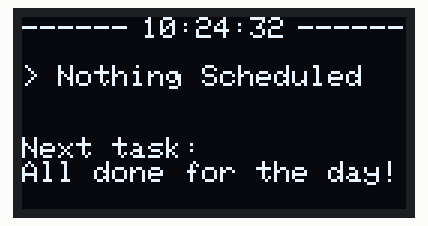
Simulated run of this program. Board: Seeed XIAO ESP32-C3. On the bench: 128×64 one-colour display. WiFi joins after 1.5 s; servers stay silent unless stated; the local clock reads 2024-03-15 10:24:30 at power-on unless the program sets it; what the program prints to the serial monitor is not drawn.

Above: at 2.1 s.
At 5.1 s:
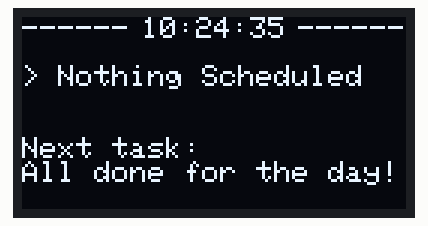
At 10.1 s:
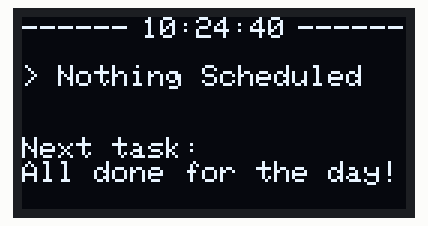
At 20.1 s:
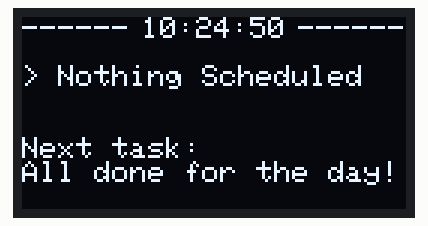
At 31.1 s:
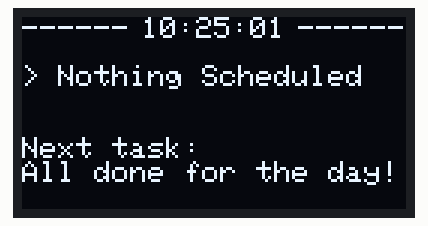
At 38.1 s:
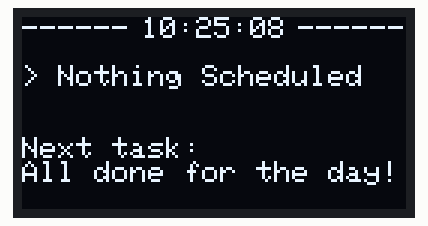

Measured:
- what the display in image 2 shows lasts 1.1 s, from 10.0 s to 11.1 s

The program:

main.cpp
```cpp
#include <Arduino.h>

#include <SPI.h>
#include <Wire.h>
#include <Adafruit_GFX.h>
#include <Adafruit_SSD1306.h>

#define SCREEN_WIDTH 128 // OLED display width, in pixels
#define SCREEN_HEIGHT 64 // OLED display height, in pixels

// Declaration for an SSD1306 display connected to I2C (SDA, SCL pins)
#define OLED_RESET     -1 // Reset pin # (or -1 if sharing Arduino reset pin)
Adafruit_SSD1306 display(SCREEN_WIDTH, SCREEN_HEIGHT, &Wire, OLED_RESET);


#include <WiFi.h>
#include <HTTPClient.h>
HTTPClient http;

// honestly bruh who gives a fuck
const char* ssid = "evan";
const char* password = "12345678";

//Your Domain name with URL path or IP address with path
String serverName = "https://calendertrinket.onrender.com/calendars";

#define TIME_DELAY 10000
unsigned long lastTime = 0;

#include <ArduinoJson.h>
JsonDocument doc;
JsonArray gCalData;
uint8_t gCalSize;

#include <ESP32Time.h>
#include "time.h"
ESP32Time rtc;
const char* ntpServer = "pool.ntp.org";
const long  gmtOffset_sec = -4*3600;
const int   daylightOffset_sec = 0;

void printLocalTime() {
  struct tm timeinfo;
  if(!getLocalTime(&timeinfo)){
    Serial.println("Failed to obtain time");
    return;
  }
  Serial.println(&timeinfo, "%A, %B %d %Y %H:%M:%S");
  rtc.setTimeStruct(timeinfo);
  Serial.println(rtc.getTimeDate());
}

void fetchDataFromServer() {
  if(WiFi.status()== WL_CONNECTED) {

    // Send HTTP GET request
    int httpResponseCode = http.GET();

    if (httpResponseCode > 0) {
      Serial.print("HTTP Response code: ");
      Serial.println(httpResponseCode);
      String payload = http.getString();
      Serial.println(payload);

      deserializeJson(doc, payload);
      gCalData = doc.as<JsonArray>();
      gCalSize = gCalData.size();
    }
    else {
      Serial.print("Error code: ");
      Serial.println(httpResponseCode);
    }
    // Free resources
    http.end();
  }
  else {
    Serial.println("WiFi Disconnected");
  }
}

void fetchFromServer(void *pvParameter) {
  while(1) {
    fetchDataFromServer();
    vTaskDelay(10000 / portTICK_PERIOD_MS);
  }
}

void setup() {
  Serial.begin(115200);

  // SSD1306_SWITCHCAPVCC = generate display voltage from 3.3V internally
  if(!display.begin(SSD1306_SWITCHCAPVCC, 0x3C)) {
    Serial.println(F("SSD1306 allocation failed"));
    for(;;); // Don't proceed, loop forever
  }

  WiFi.begin(ssid, password);
  while(WiFi.status() != WL_CONNECTED) {
    display.clearDisplay();
    display.setRotation(2);

    display.setTextSize(1);             // Normal 1:1 pixel scale
    display.setTextColor(WHITE);        // Draw white text
    display.setCursor(0, 0);            // Start at top-left corner
    display.println("Connecting...");
    display.display();
    delay(500);
    Serial.print(".");
  }
  display.clearDisplay();
  display.setRotation(2);

  display.setTextSize(1);             // Normal 1:1 pixel scale
  display.setTextColor(WHITE);        // Draw white text
  display.setCursor(0, 0);            // Start at top-left corner
  display.println("Connected");
  display.println(WiFi.localIP());
  display.display();

  //get time from server
  configTime(gmtOffset_sec, daylightOffset_sec, ntpServer);
  printLocalTime();

  // Your Domain name with URL path or IP address with path
  http.begin(serverName.c_str());

  fetchDataFromServer();
  xTaskCreate(fetchFromServer, "Fetch From Server", 10000, NULL, 1, NULL);
}


void loop() {
  uint32_t currentTotal = rtc.getSecond() + rtc.getMinute()*60 + rtc.getHour(true)*3600;
  String currentTask = "Nothing Scheduled";
  String taskStart, taskEnd;
  uint8_t nextTaskIndex = 0;
  for(uint8_t x = 0; x < gCalSize; x++) {
    int startHour, startMinute, startSecond;
    int endHour, endMinute, endSecond;

    // String start = gCalData[x]["start_time"];
    // String end = gCalData[x]["end_time"];

    // Parse the string (I should probably parse this when the data is fetched not in the main loop)
    sscanf(gCalData[x]["start"].as<String>().c_str(), "%d:%d:%d", &startHour, &startMinute, &startSecond);
    sscanf(gCalData[x]["end"].as<String>().c_str(), "%d:%d:%d", &endHour, &endMinute, &endSecond);
    uint32_t startTotal = startSecond + startMinute*60 + startHour*3600;
    uint32_t endTotal = endSecond + endMinute*60 + endHour*3600;
    if(currentTotal >= startTotal) {
      nextTaskIndex++;
    }

    if(currentTotal >= startTotal && currentTotal < endTotal) {
      currentTask = gCalData[x]["summary"].as<String>();
      taskStart = gCalData[x]["start"].as<String>().substring(0, 5);
      taskEnd = gCalData[x]["end"].as<String>().substring(0, 5);
      break;
    }
  }

  display.clearDisplay();
  display.setRotation(2);

  display.setTextSize(1);             // Normal 1:1 pixel scale
  display.setTextColor(WHITE);        // Draw white text
  display.setCursor(0, 0);            // Start at top-left corner
  display.print("------");
  display.setCursor(40, 0);
  display.print(rtc.getTime());
  display.setCursor(92, 0);
  display.println("------");
  display.println();
  display.println("> " + currentTask.substring(0, 19));
  if(currentTask.equals("Nothing Scheduled")) {
    display.println();
  } else {
    display.println("  " + taskStart + " to " + taskEnd);
  }
  display.println();
  display.println("Next task:");
  if(gCalData[nextTaskIndex]["summary"].as<String>() == "null") {
    display.println("All done for the day!");
  } else {
    display.println(gCalData[nextTaskIndex]["summary"].as<String>().substring(0, 21));
    display.println(gCalData[nextTaskIndex]["start"].as<String>().substring(0, 5) + " to " + gCalData[nextTaskIndex]["end"].as<String>().substring(0, 5));
  }

  display.display();
}
```
